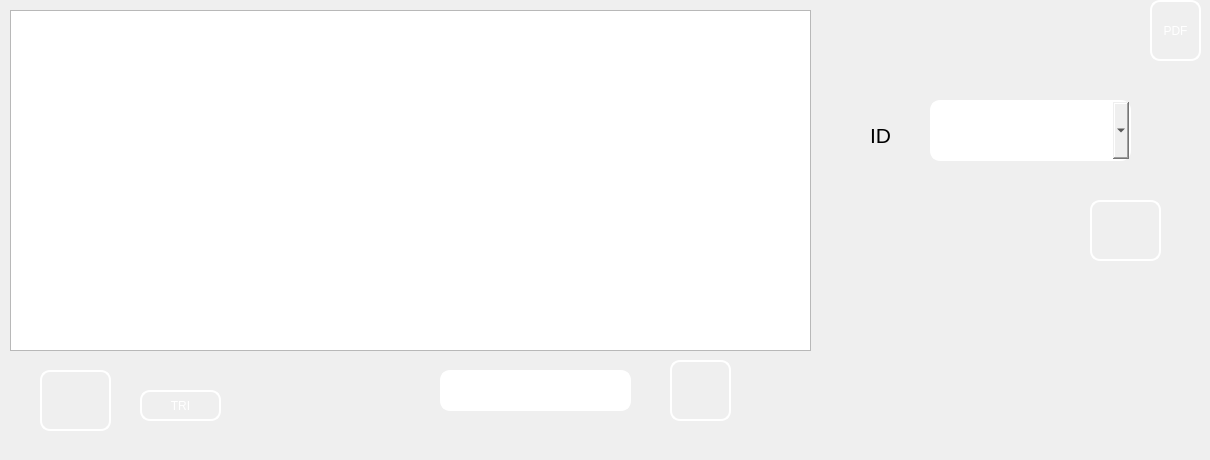
      <widget class="QWidget" name="tab_6">
       <attribute name="title">
        <string>Afficher</string>
       </attribute>
       <widget class="QTableView" name="tabemploye">
        <property name="geometry">
         <rect>
          <x>10</x>
          <y>10</y>
          <width>801</width>
          <height>341</height>
         </rect>
        </property>
        <property name="styleSheet">
         <string notr="true">background-image: url(:/images/Sans titre - 1 (1).jpg);</string>
        </property>
       </widget>
       <widget class="QLineEdit" name="lineEdit_rechercher">
        <property name="geometry">
         <rect>
          <x>440</x>
          <y>370</y>
          <width>191</width>
          <height>41</height>
         </rect>
        </property>
        <property name="styleSheet">
         <string notr="true">border-style: solid;
border-color: white;
border-width: 2px;
border-radius: 10px;</string>
        </property>
        <property name="text">
         <string/>
        </property>
       </widget>
       <widget class="QPushButton" name="pushbutton_rechercher">
        <property name="geometry">
         <rect>
          <x>670</x>
          <y>360</y>
          <width>61</width>
          <height>61</height>
         </rect>
        </property>
        <property name="styleSheet">
         <string notr="true">background-image: url(:/img/img/loop.JPG);
border-style: solid;
border-image: url(:/Rechercher.png);
border-color: white;
border-width: 2px;
border-radius: 10px;
color: rgb(255, 255, 255);</string>
        </property>
        <property name="text">
         <string/>
        </property>
       </widget>
       <widget class="QPushButton" name="pb_pushbutton_pdf">
        <property name="geometry">
         <rect>
          <x>1150</x>
          <y>0</y>
          <width>51</width>
          <height>61</height>
         </rect>
        </property>
        <property name="maximumSize">
         <size>
          <width>51</width>
          <height>16777215</height>
         </size>
        </property>
        <property name="styleSheet">
         <string notr="true">border-style: solid;
background-image: url(:/img/img/1200px-PDF_file_icon.svg.png);
border-image: url(:/pdf1.png);
border-color: white;
border-width: 2px;
border-radius: 10px;
color: rgb(255, 255, 255);</string>
        </property>
        <property name="text">
         <string>PDF</string>
        </property>
       </widget>
       <widget class="QPushButton" name="pushbutton_tri1">
        <property name="geometry">
         <rect>
          <x>140</x>
          <y>390</y>
          <width>81</width>
          <height>31</height>
         </rect>
        </property>
        <property name="styleSheet">
         <string notr="true">border-style: solid;
border-image: url(:/tri.png);
border-color: white;
border-width: 2px;
border-radius: 10px;
color: rgb(255, 255, 255);</string>
        </property>
        <property name="text">
         <string>TRI</string>
        </property>
       </widget>
       <widget class="QPushButton" name="pushbutton_stat">
        <property name="geometry">
         <rect>
          <x>40</x>
          <y>370</y>
          <width>71</width>
          <height>61</height>
         </rect>
        </property>
        <property name="styleSheet">
         <string notr="true">border-style: solid;
background-image: url(:/images/stat.jpg);
border-image: url(:/statistique.png);
border-color: white;
border-width: 2px;
border-radius: 10px;
color: rgb(255, 255, 255);</string>
        </property>
        <property name="text">
         <string/>
        </property>
       </widget>
       <widget class="QComboBox" name="comboBox_11">
        <property name="geometry">
         <rect>
          <x>930</x>
          <y>100</y>
          <width>201</width>
          <height>61</height>
         </rect>
        </property>
        <property name="styleSheet">
         <string notr="true">border-style: solid;
border-color: white;
border-width: 2px;
border-radius: 10px;</string>
        </property>
       </widget>
       <widget class="QPushButton" name="pb_supprimer_employe">
        <property name="geometry">
         <rect>
          <x>1090</x>
          <y>200</y>
          <width>71</width>
          <height>61</height>
         </rect>
        </property>
        <property name="styleSheet">
         <string notr="true">border-style: solid;
border-color: white;
border-width: 2px;
border-radius: 10px;
color: rgb(255, 255, 255);

background-image: url(:/img/img/ex.jpg);</string>
        </property>
        <property name="text">
         <string/>
        </property>
       </widget>
       <widget class="QLabel" name="label_24">
        <property name="geometry">
         <rect>
          <x>870</x>
          <y>110</y>
          <width>31</width>
          <height>51</height>
         </rect>
        </property>
        <property name="styleSheet">
         <string notr="true">background-image: url(:/img/img/585e4adacb11b227491c3392.png);

color: rgb(0, 0, 0);
</string>
        </property>
        <property name="text">
         <string>&lt;html&gt;&lt;head/&gt;&lt;body&gt;&lt;p&gt;&lt;span style=&quot; font-size:16pt;&quot;&gt;ID&lt;/span&gt;&lt;/p&gt;&lt;/body&gt;&lt;/html&gt;</string>
        </property>
       </widget>
       <widget class="QLabel" name="label_15">
        <property name="geometry">
         <rect>
          <x>1080</x>
          <y>330</y>
          <width>121</width>
          <height>121</height>
         </rect>
        </property>
        <property name="styleSheet">
         <string notr="true">background-image: url(:/img/img/1024px-Volkswagen_Logo_till_1995.svg.png);</string>
        </property>
        <property name="text">
         <string/>
        </property>
       </widget>
      </widget>
